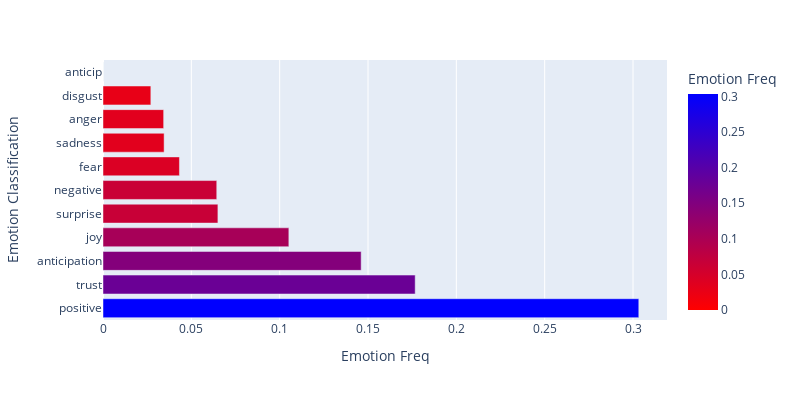

Source (notebook cell):
### Code cell
emotion_df = pd.DataFrame.from_dict(n1, orient='index')
emotion_df = emotion_df.reset_index()
emotion_df = emotion_df.rename(columns={'index' : 'Emotion Classification' , 0: 'Emotion Freq'})
emotion_df = emotion_df.sort_values(by=['Emotion Freq'], ascending=False)
import plotly.express as px
fig = px.bar(emotion_df, x='Emotion Freq', y='Emotion Classification', color = 'Emotion Freq', orientation='h',color_continuous_scale='Bluered_r', width = 800, height = 400)
fig.write_html("emotion2.html")
fig.show()

### Figure 1 — Plotly figure (JSON) as saved in the notebook; plotly's stock layout.template omitted (floating-point values rounded to 4 significant figures)
{"data": [{"alignmentgroup": "True", "hovertemplate": "Emotion Freq=%{marker.color}<br>Emotion Classification=%{y}<extra></extra>", "legendgroup": "", "marker": {"color": [0.3033, 0.1767, 0.1461, 0.1052, 0.06503, 0.06439, 0.04327, 0.03459, 0.03433, 0.02708, 0], "coloraxis": "coloraxis", "pattern": {"shape": ""}}, "name": "", "offsetgroup": "", "orientation": "h", "showlegend": false, "textposition": "auto", "type": "bar", "x": [0.3033, 0.1767, 0.1461, 0.1052, 0.06503, 0.06439, 0.04327, 0.03459, 0.03433, 0.02708, 0], "xaxis": "x", "y": ["positive", "trust", "anticipation", "joy", "surprise", "negative", "fear", "sadness", "anger", "disgust", "anticip"], "yaxis": "y"}], "layout": {"barmode": "relative", "coloraxis": {"colorbar": {"title": {"text": "Emotion Freq"}}, "colorscale": [[0, "rgb(255,0,0)"], [1, "rgb(0,0,255)"]]}, "height": 400, "legend": {"tracegroupgap": 0}, "margin": {"t": 60}, "width": 800, "xaxis": {"anchor": "y", "domain": [0, 1], "title": {"text": "Emotion Freq"}}, "yaxis": {"anchor": "x", "domain": [0, 1], "title": {"text": "Emotion Classification"}}}}
